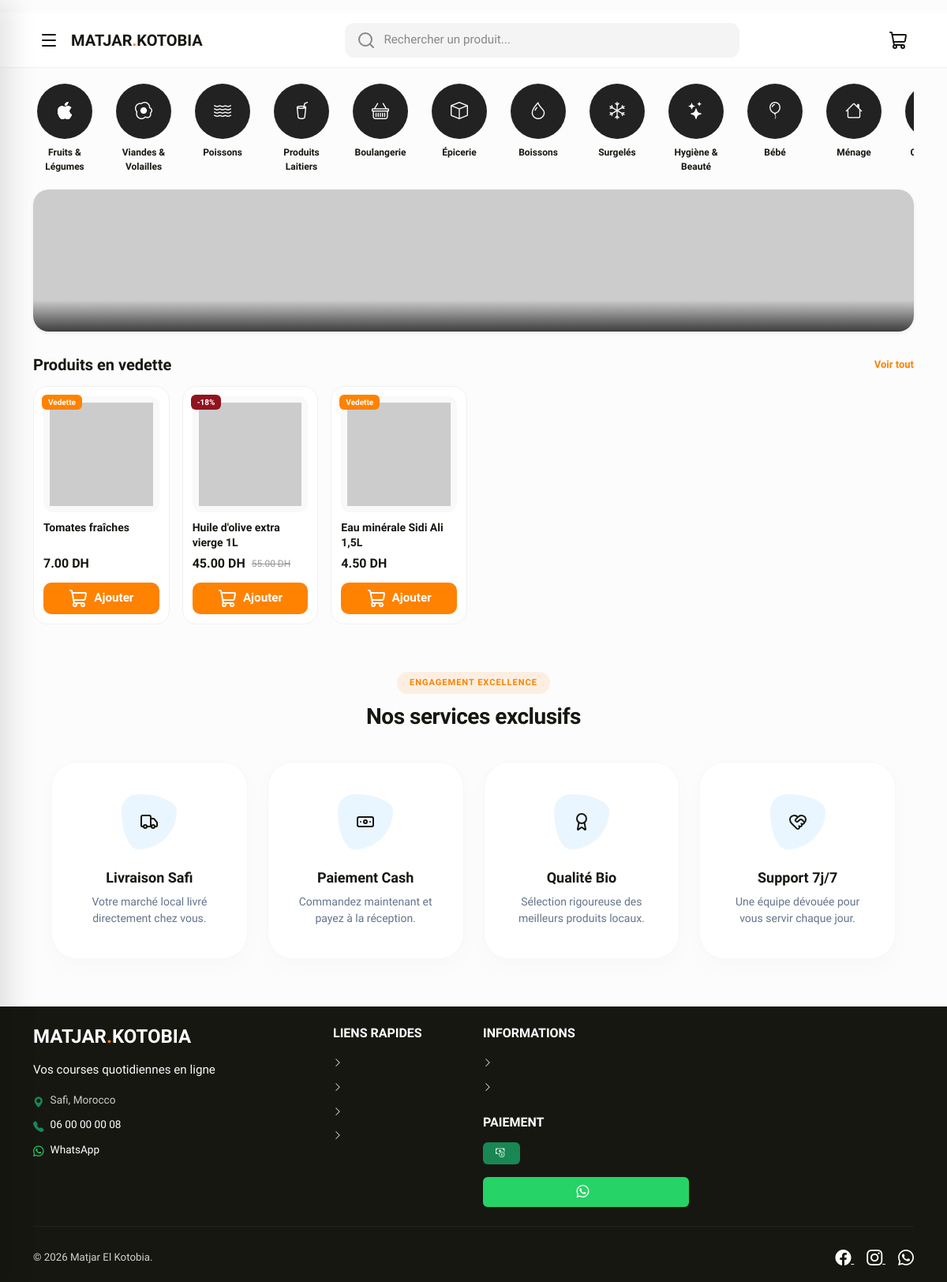
The page / on the database its author committed.
### tables this page shows
CREATE TABLE IF NOT EXISTS `hri_category` (
    `category_id`               INT UNSIGNED    NOT NULL AUTO_INCREMENT,
    `category_name_fr`          VARCHAR(100)    NOT NULL                 COMMENT 'Category name in French',
    `category_name_ar`          VARCHAR(100)    NOT NULL                 COMMENT 'Category name in Arabic',
    `category_slug`             VARCHAR(120)    NOT NULL                 COMMENT 'URL-safe slug (e.g. fruits-legumes)',
    `category_icon`             VARCHAR(100)             DEFAULT NULL    COMMENT 'Bootstrap Icon class or filename',
    `category_image`            VARCHAR(255)             DEFAULT NULL    COMMENT 'Category image filename (assets/images/categories/)',
    `category_description_fr`   TEXT                     DEFAULT NULL    COMMENT 'Optional description in French',
    `category_description_ar`   TEXT                     DEFAULT NULL    COMMENT 'Optional description in Arabic',
    `category_display_order`    INT             NOT NULL DEFAULT 0       COMMENT 'Sort order for nav/listing display',
    `category_is_active`        TINYINT(1)      NOT NULL DEFAULT 1       COMMENT '1=visible, 0=hidden',
    `category_created_at`       DATETIME        NOT NULL DEFAULT CURRENT_TIMESTAMP,
    `category_updated_at`       DATETIME        NOT NULL DEFAULT CURRENT_TIMESTAMP
                                                         ON UPDATE CURRENT_TIMESTAMP,

     
    PRIMARY KEY (`category_id`),
    UNIQUE KEY `uq_category_slug` (`category_slug`),

     
    INDEX `idx_category_slug`         (`category_slug`),
    INDEX `idx_category_active_order` (`category_is_active`, `category_display_order`)

);

CREATE TABLE IF NOT EXISTS `hri_product` (
    `product_id`                INT UNSIGNED    NOT NULL AUTO_INCREMENT,
    `product_category_id`       INT UNSIGNED    NOT NULL                 COMMENT 'FK → hri_category.category_id',
    `product_name_fr`           VARCHAR(200)    NOT NULL                 COMMENT 'Product name in French',
    `product_name_ar`           VARCHAR(200)    NOT NULL                 COMMENT 'Product name in Arabic',
    `product_slug`              VARCHAR(220)    NOT NULL                 COMMENT 'URL-safe slug — unique per product',
    `product_description_fr`    TEXT                     DEFAULT NULL    COMMENT 'Full description in French',
    `product_description_ar`    TEXT                     DEFAULT NULL    COMMENT 'Full description in Arabic',
    `product_price`             DECIMAL(10,2)   NOT NULL                 COMMENT 'Regular price in DH (MAD)',
    `product_sale_price`        DECIMAL(10,2)            DEFAULT NULL    COMMENT 'Promotional price in DH — NULL = no sale',
    `product_unit`              ENUM('kg','piece','pack','liter','gram','unit')
                                                NOT NULL DEFAULT 'piece' COMMENT 'Unit of measure',
    `product_unit_step`         DECIMAL(5,2)    NOT NULL DEFAULT 1.00   COMMENT 'Cart quantity increment (e.g. 0.5 for ½ kg)',
    `product_stock_quantity`    INT             NOT NULL DEFAULT 0       COMMENT 'Available stock — 0 = out of stock',
    `product_image`             VARCHAR(255)    NOT NULL DEFAULT 'default_product.jpg'
                                                                         COMMENT 'Main image filename (assets/uploads/products/)',
    `product_image_thumb`       VARCHAR(255)             DEFAULT NULL    COMMENT 'Thumbnail filename (generated by PHP GD)',
    `product_is_featured`       TINYINT(1)      NOT NULL DEFAULT 0       COMMENT '1 = show in homepage featured section',
    `product_is_on_sale`        TINYINT(1)      NOT NULL DEFAULT 0       COMMENT '1 = show sale badge overlay',
    `product_is_active`         TINYINT(1)      NOT NULL DEFAULT 1       COMMENT '1 = visible to customers',
    `product_view_count`        INT UNSIGNED    NOT NULL DEFAULT 0       COMMENT 'Page-view counter for basic analytics',
    `product_sort_order`        INT             NOT NULL DEFAULT 0       COMMENT 'Custom sort within category',
    `product_created_at`        DATETIME        NOT NULL DEFAULT CURRENT_TIMESTAMP,
    `product_updated_at`        DATETIME        NOT NULL DEFAULT CURRENT_TIMESTAMP
                                                         ON UPDATE CURRENT_TIMESTAMP,

     
    PRIMARY KEY (`product_id`),
    UNIQUE KEY `uq_product_slug` (`product_slug`),

    CONSTRAINT `fk_product_category`
        FOREIGN KEY (`product_category_id`)
        REFERENCES `hri_category` (`category_id`)
        ON DELETE RESTRICT
        ON UPDATE CASCADE,

     
    INDEX `idx_product_category`  (`product_category_id`),
    INDEX `idx_product_slug`      (`product_slug`),
    INDEX `idx_product_active`    (`product_is_active`),
    INDEX `idx_product_featured`  (`product_is_featured`, `product_is_active`),
    INDEX `idx_product_sale`      (`product_is_on_sale`,  `product_is_active`),
    INDEX `idx_product_price`     (`product_price`),
    INDEX `idx_product_stock`     (`product_stock_quantity`),

     
    FULLTEXT INDEX `idx_product_search` (`product_name_fr`, `product_name_ar`,
                                          `product_description_fr`, `product_description_ar`)

);

### includes/functions.php (called while the page is built, shortened)
<?php
function execute_query(string $sql, array $params = []): PDOStatement
{
    global $db_connection;
    $stmt = $db_connection->prepare($sql);
    $stmt->execute($params);
    return $stmt;
}
function fetch_one(string $sql, array $params = []): ?array
{
    $stmt = execute_query($sql, $params);
    $result = $stmt->fetch();
    return $result ?: null;
}
function fetch_all(string $sql, array $params = []): array
{
    $stmt = execute_query($sql, $params);
    return $stmt->fetchAll();
}
function get_featured_products(int $limit = 8): array
{
    $sql = "SELECT * FROM hri_product
            WHERE product_is_featured = 1 AND product_is_active = 1
            ORDER BY product_sort_order ASC
            LIMIT :limit";
    global $db_connection;
    $stmt = $db_connection->prepare($sql);
    $stmt->bindValue(':limit', $limit, PDO::PARAM_INT);
    $stmt->execute();
    return $stmt->fetchAll();
}
function get_active_categories(): array
{
    $sql = "SELECT * FROM hri_category
            WHERE category_is_active = 1
            ORDER BY category_display_order ASC";
    return fetch_all($sql);
}
function get_setting(string $setting_key): ?string
{
    $row = fetch_one(
        "SELECT setting_value FROM hri_settings WHERE setting_key = :key",
        [':key' => $setting_key]
    );
    return $row ? $row['setting_value'] : null;
}
function format_price(float $amount): string
{
    return number_format($amount, 2, '.', '') . ' ' . DEFAULT_CURRENCY;
}
function get_product_image_url(?string $image_filename): string
{
    return UPLOAD_URL . $image_filename;
}

### includes/language_handler.php (called while the page is built, shortened)
<?php
$current_language = DEFAULT_LANGUAGE;

### index.php (the view, shortened to what this page needs)
<?php
$category_list      = get_active_categories();
$featured_products  = get_featured_products(12);
include_once __DIR__ . '/includes/header.php';
?>
<div class="container">
    <div class="hri-category-bar no-scrollbar">
        <?php foreach ($category_list as $cat): ?>
            <a href="<?php echo SITE_URL; ?>/pages/category.php?slug=<?php echo $cat['category_slug']; ?>" class="hri-category-bar__item">
                <div class="hri-category-bar__icon">
                    <?php if (!empty($cat['category_image'])): ?>
                        <img src="<?php echo UPLOAD_URL . 'categories/' . $cat['category_image']; ?>" alt="<?php echo htmlspecialchars($current_language === 'ar' ? $cat['category_name_ar'] : $cat['category_name_fr']); ?>">
                    <?php else: ?>
                        <i class="bi <?php echo $cat['category_icon'] ?? 'bi-grid'; ?>"></i>
                    <?php endif; ?>
                </div>
                <span class="hri-category-bar__label"><?php echo htmlspecialchars($current_language === 'ar' ? $cat['category_name_ar'] : $cat['category_name_fr']); ?></span>
            </a>
        <?php endforeach; ?>
    </div>
    <?php $css_version = get_setting('css_version') ?? '1.0.0'; ?>
    <div class="hri-hero-banner shadow-sm mb-4">
        <img src="<?php echo SITE_URL; ?>/assets/images/banners/hero_banner.gif?v=<?php echo $css_version; ?>" class="w-100 h-100" style="object-fit: cover;" onerror="this.src='https://placehold.co/800x200/f5f5f5/9e9e9e?text=Matjar+El+Kotobia'">
        <div class="hri-hero-banner__content">
        </div>
    </div>
    <div class="hri-section-header">
        <h2 class="hri-section-title"><?php echo $current_language === 'ar' ? 'منتجات مختارة' : 'Produits en vedette'; ?></h2>
        <a href="<?php echo SITE_URL; ?>/pages/products.php" class="view-all"><?php echo $current_language === 'ar' ? 'عرض الكل' : 'Voir tout'; ?></a>
    </div>
    <div class="row g-3">
        <?php foreach ($featured_products as $product_data): ?>
            <div class="col-6 col-md-4 col-lg-2">
                <?php include __DIR__ . '/pages/_product_card.php'; ?>
            </div>
        <?php endforeach; ?>
    </div>
    <section class="hri-services-wrapper">
        <div class="hri-services-header">
            <span class="hri-services-badge"><?php echo $current_language === 'ar' ? 'التزام بالتميز' : 'Engagement Excellence'; ?></span>
            <h2 class="hri-services-title"><?php echo $current_language === 'ar' ? 'خدماتنا الحصرية' : 'Nos services exclusifs'; ?></h2>
        </div>
        <div class="hri-services-grid-new">
            <div class="hri-service-card-new">
                <div class="hri-service-icon">
                    <i data-lucide="truck"></i>
                </div>
                <div class="hri-service-info">
                    <h3><?php echo $current_language === 'ar' ? 'توصيل في آسفي' : 'Livraison Safi'; ?></h3>
                    <p><?php echo $current_language === 'ar' ? 'سوقك المحلي بين يديك' : 'Votre marché local livré directement chez vous.'; ?></p>
                </div>
            </div>
            <div class="hri-service-card-new">
                <div class="hri-service-icon">
                    <i data-lucide="banknote"></i>
                </div>
                <div class="hri-service-info">
                    <h3><?php echo $current_language === 'ar' ? 'الدفع نقداً' : 'Paiement Cash'; ?></h3>
                    <p><?php echo $current_language === 'ar' ? 'اطلب الآن وادفع عند الاستلام' : 'Commandez maintenant et payez à la réception.'; ?></p>
                </div>
            </div>
            <div class="hri-service-card-new">
                <div class="hri-service-icon">
                    <i data-lucide="award"></i>
                </div>
                <div class="hri-service-info">
                    <h3><?php echo $current_language === 'ar' ? 'جودة عالية' : 'Qualité Bio'; ?></h3>
                    <p><?php echo $current_language === 'ar' ? 'اختيار دقيق لأفضل المنتجات المحلية' : 'Sélection rigoureuse des meilleurs produits locaux.'; ?></p>
                </div>
            </div>
            <div class="hri-service-card-new">
                <div class="hri-service-icon">
                    <i data-lucide="heart-handshake"></i>
                </div>
                <div class="hri-service-info">
                    <h3><?php echo $current_language === 'ar' ? 'دعم 7/7' : 'Support 7j/7'; ?></h3>
                    <p><?php echo $current_language === 'ar' ? 'فريق مخصص لخدمتكم كل يوم' : 'Une équipe dévouée pour vous servir chaque jour.'; ?></p>
                </div>
            </div>
        </div>
    </section>
</div>
<?php include_once __DIR__ . '/includes/footer.php'; ?>

### pages/_product_card.php (shortened to what this page needs)
<?php
$p = $product_data;
$product_id = (int)$p['product_id'];
$product_name_fr = $p['product_name_fr'];
$product_name_ar = $p['product_name_ar'];
$product_image = $p['product_image'];
$product_price = (float)$p['product_price'];
$product_sale_price = (float)$p['product_sale_price'];
$is_on_sale = (bool)$p['product_is_on_sale'] && $product_sale_price > 0 && $product_sale_price < $product_price;
$display_price = $is_on_sale ? $product_sale_price : $product_price;
$cart = $_SESSION[CART_SESSION_KEY] ?? [];
$in_cart = isset($cart[$product_id]);
?>
<div class="hri-product-card <?php echo $in_cart ? 'is-active' : ''; ?>" data-product-id="<?php echo $product_id; ?>">
    <?php if ($is_on_sale): ?>
        <span class="hri-product-card__badge hri-product-card__badge--sale">-<?php echo round((($product_price - $product_sale_price) / $product_price) * 100); ?>%</span>
    <?php elseif ($p['product_is_featured']): ?>
        <span class="hri-product-card__badge hri-product-card__badge--featured"><?php echo $current_language === 'ar' ? 'مميز' : 'Vedette'; ?></span>
    <?php endif; ?>
    <a href="<?php echo SITE_URL; ?>/pages/product_detail.php?slug=<?php echo $p['product_slug']; ?>" class="hri-product-card__image text-decoration-none">
        <img src="<?php echo get_product_image_url($product_image); ?>" alt="<?php echo htmlspecialchars($product_name_fr); ?>" loading="lazy" onerror="this.src='https://placehold.co/200x200/f5f5f5/9e9e9e?text=No+Image'">
    </a>
    <div class="hri-product-card__content">
        <a href="<?php echo SITE_URL; ?>/pages/product_detail.php?slug=<?php echo $p['product_slug']; ?>" class="hri-product-card__title">
            <?php echo htmlspecialchars($current_language === 'ar' ? $product_name_ar : $product_name_fr); ?>
        </a>
        <div class="hri-product-card__price">
            <span class="current"><?php echo format_price($display_price); ?></span>
            <?php if ($is_on_sale): ?>
                <span class="original"><?php echo format_price($product_price); ?></span>
            <?php endif; ?>
        </div>
        <div class="hri-product-card__actions">
            <button class="hri-product-card__btn-cart" onclick="addCardToCart(<?php echo $product_id; ?>)">
                <i data-lucide="shopping-cart" size="16"></i>
                <span><?php echo $current_language === 'ar' ? 'أضف' : 'Ajouter'; ?></span>
            </button>
        </div>
    </div>
</div>

### rows shown on the page
hri_category: category_name_fr "Fruits & Légumes"
hri_category: category_name_fr "Viandes & Volailles"
hri_category: category_name_fr "Poissons"
hri_category: category_name_fr "Produits Laitiers"
hri_category: category_name_fr "Boulangerie"
hri_category: category_name_fr "Épicerie"
hri_category: category_name_fr "Boissons"
hri_category: category_name_fr "Surgelés"
hri_category: category_name_fr "Hygiène & Beauté"
hri_category: category_name_fr "Bébé"
hri_category: category_name_fr "Ménage"
hri_product: product_is_featured "Vedette", product_name_fr "Tomates fraîches", format_price($display_price) "7.00 DH"
hri_product: (($product_price - $product_sale_price) / $product_price) * 100 "18", product_name_fr "Huile d'olive extra vierge 1L", format_price($display_price) "45.00 DH", product_price "55.00 DH"
hri_product: product_is_featured "Vedette", product_name_fr "Eau minérale Sidi Ali 1,5L", format_price($display_price) "4.50 DH"

### other values the page prints
SITE_TAGLINE_FR "Vos courses quotidiennes en ligne"
$store_address "Safi, Morocco"
$store_phone_display "06 00 00 00 08"
$lang['quick_links'] "LIENS RAPIDES"
$store_name "Matjar El Kotobia"
